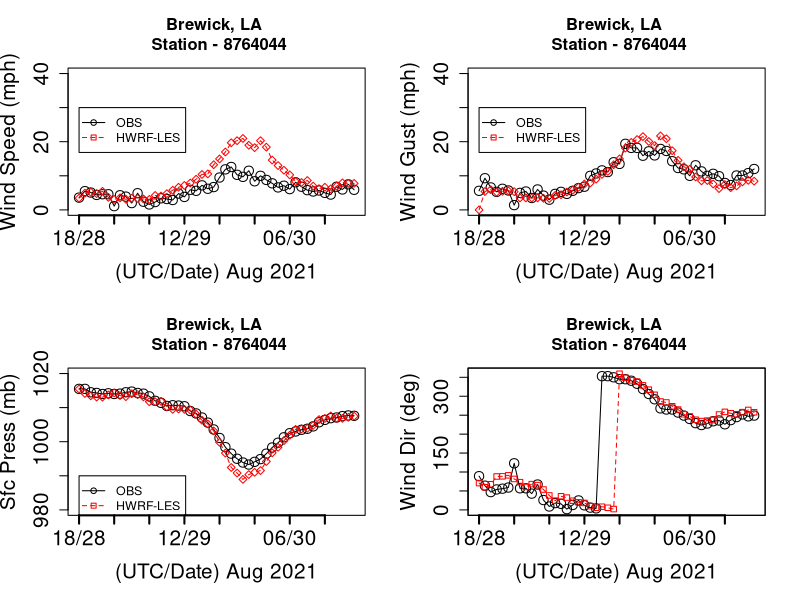

Reproduce this figure in R.
library(ggplot2)
library(zoo)
getwd()

setwd("/Users/anilkumar/IDA_RPLOT")

wind.df3 = read.csv(file="berwick_hourly.csv")
attach(wind.df3)
head(wind.df3)
tail(wind.df3)

par(mfrow=c(2,2))
OBS_WSPD[OBS_WSPD == 9999] <- NA
OBS_PSFC[OBS_PSFC == 9999] <- NA
OBS_WDIR[OBS_WDIR == 9999] <- NA
OBS_GUST[OBS_GUST == 9999] <- NA
OBS_GUST[OBS_GUST == 5139.49] <- NA
OBS_WSPD[OBS_WSPD == 5139.49] <- NA
plot(OBS_WSPD,  type='o', col="black", ylim=c(0,40), xaxt="n",ann=FALSE, cex.axis=1.5, cex=1.5)

lines(HWRFLES_WSPD, type="o", pch=23, lty=2, col="red")


# Create a title with a red, bold/italic font
title(main="Brewick, LA \n Station - 8764044", col.main="black", cex=4)
#title("Eagle Point , TX \n Station 8771013", cex.main = 1.5, col.main= "black")

# Label the x and y axes with dark green text
title(xlab="(UTC/Date) Aug 2021", col.lab=rgb(0,0,0), cex.lab=1.5)
title(ylab="Wind Speed (mph)", col.lab=rgb(0,0,0), cex.lab=1.5)

# Create a legend at (1, g_range[2]) that is slightly smaller 
# (cex) and uses the same line colors and points used by 
# the actual plots 
legend(1, 30, c("OBS","HWRF-LES"), cex=0.90, 
       col=c("black","red"), pch=21:22, lty=1:2);
labels1 = c("18/28","00/29","06/29","12/29","18/29","00/30","06/30","12/30")

axis(1, at=seq(1,48,6), labels=labels1,lwd=2, cex.axis=1.5, cex=1.5)

# PLOT WIND GUST

plot(OBS_GUST,  type='o', col="black", ylim=c(0,40), xaxt="n",ann=FALSE, cex.axis=1.5, cex=1.5)

lines(HWRFLES_GUST, type="o", pch=23, lty=2, col="red")

# Create a title with a red, bold/italic font
title(main="Brewick, LA \n Station - 8764044", col.main="black", cex=4)
#title("Eagle Point , TX \n Station 8771013", cex.main = 1.5, col.main= "black")

# Label the x and y axes with dark green text
title(xlab="(UTC/Date) Aug 2021", col.lab=rgb(0,0,0), cex.lab=1.5)
title(ylab="Wind Gust (mph)", col.lab=rgb(0,0,0), cex.lab=1.5)

# Create a legend at (1, g_range[2]) that is slightly smaller 
# (cex) and uses the same line colors and points used by 
# the actual plots 
legend(1, 30, c("OBS","HWRF-LES"), cex=0.90, 
       col=c("black","red"), pch=21:22, lty=1:2);
abels1 = c("18/28","00/29","06/29","12/29","18/29","00/30","06/30","12/30")

axis(1, at=seq(1,48,6), labels=labels1,lwd=2, cex.axis=1.5, cex=1.5)


plot(OBS_PSFC,  type='o', col="black", ylim=c(980,1020), xaxt="n",ann=FALSE, cex.axis=1.5, cex=1.5)


lines(HWRFLES_PSFC, type="o", pch=23, lty=2, col="red")

title(main="Brewick, LA \n Station - 8764044", col.main="black", cex=4)
title(xlab="(UTC/Date) Aug 2021", col.lab=rgb(0,0,0), cex.lab=1.5)
title(ylab="Sfc Press (mb)", col.lab=rgb(0,0,0), cex.lab=1.5)
legend(1, 990, c("OBS","HWRF-LES"), cex=0.90, 
       col=c("black","red"), pch=21:22, lty=1:2);
abels1 = c("18/28","00/29","06/29","12/29","18/29","00/30","06/30","12/30")

axis(1, at=seq(1,48,6), labels=labels1,lwd=2, cex.axis=1.5, cex=1.5)

plot(OBS_WDIR,  type='o', col="black", ylim=c(0,360), xaxt="n",ann=FALSE, cex.axis=1.5, cex=1.5)
box()

lines(HWRFLES_WDIR, type="o", pch=22, lty=2, col="red")

title(main="Brewick, LA \n Station - 8764044", col.main="black", cex=4)
title(xlab="(UTC/Date) Aug 2021", col.lab=rgb(0,0,0), cex.lab=1.5)

title(ylab="Wind Dir (deg)", col.lab=rgb(0,0,0), cex.lab=1.5)

# Create a legend at (1, g_range[2]) that is slightly smaller 
# (cex) and uses the same line colors and points used by 
# the actual plots 
legend(400, 100, c("OBS","HWRF-LES-HighRES"), cex=0.40, 
       col=c("black","red"), pch=21:22, lty=1:2);
abels1 = c("18/28","00/29","06/29","12/29","18/29","00/30","06/30","12/30")

axis(1, at=seq(1,48,6), labels=labels1,lwd=2, cex.axis=1.5, cex=1.5)